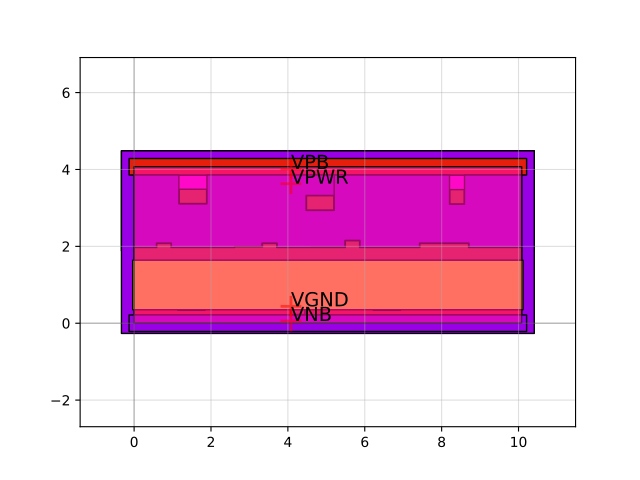

Write the Python code that produced this figure.
import sky130

c = sky130.components.sky130_fd_sc_hvl__dlclkp_1()
c.plot()
